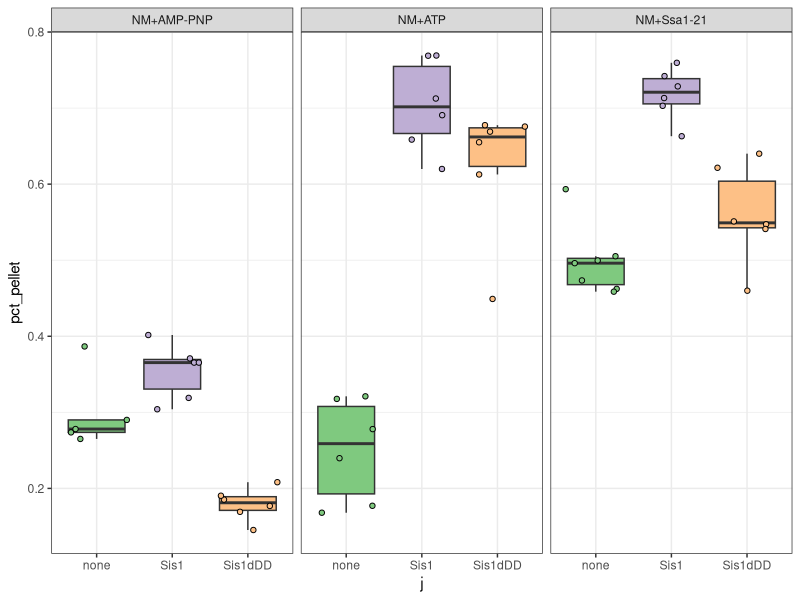

The R script that drew this image:
library(ggplot2)

setwd("/media/barbitoff/DATA/Working issues/FizGen/Hsp40 mechanisms in vitro/PhD/Disser_v0/Data analysis/Ssa1-NM-validation/")

dens = read.table('dens.csv', sep=',', header=T)
head(dens)

ggplot(dens, aes(x=j, y=pct_pellet, fill=j)) + 
  geom_boxplot(outlier.shape=NA) +
  scale_fill_brewer(palette = "Accent") + theme_bw() +
  facet_wrap(~condition, nrow=1) + guides(fill=F) +
  geom_jitter(pch=21)

p1 <- wilcox.test(pct_pellet~j, dens[dens$j %in% c('Sis1', 'none') & 
                                       dens$condition == 'NM+AMP-PNP',  ])$p.value
p2 <- wilcox.test(pct_pellet~j, dens[dens$j %in% c('Sis1', 'none') & 
                                       dens$condition == 'NM+ATP',  ])$p.value
p3 <- wilcox.test(pct_pellet~j, dens[dens$j %in% c('Sis1', 'Sis1dDD') & 
                                 dens$condition == 'NM+ATP',  ])$p.value
#wilcox.test(pct_pellet~j, dens[(dens$j == 'Sis1dDD' & dens$condition == 'NM+AMP-PNP') |
#                    (dens$j == 'none' & dens$condition == 'NM+ATP'),  ])
p4 <- wilcox.test(pct_pellet~j, dens[dens$j %in% c('Sis1', 'none') & 
                                       dens$condition == 'NM+Ssa1-21',  ])$p.value
p5 <- wilcox.test(pct_pellet~j, dens[dens$j %in% c('Sis1', 'Sis1dDD') & 
                                       dens$condition == 'NM+Ssa1-21',  ])$p.value
p6 <- wilcox.test(pct_pellet~condition, dens[dens$j == 'none' & 
                                               dens$condition %in% c('NM+ATP', 'NM+Ssa1-21'),  ])$p.value
p7 <- wilcox.test(pct_pellet~condition, dens[dens$j == 'Sis1' & 
                                               dens$condition %in% c('NM+ATP', 'NM+Ssa1-21'),  ])$p.value


pvals <- p.adjust(c(p1, p2, p3, p4, p5, p6, p7), method = "fdr")
pvals

aggregate(pct_pellet~j+condition, dens, median)


